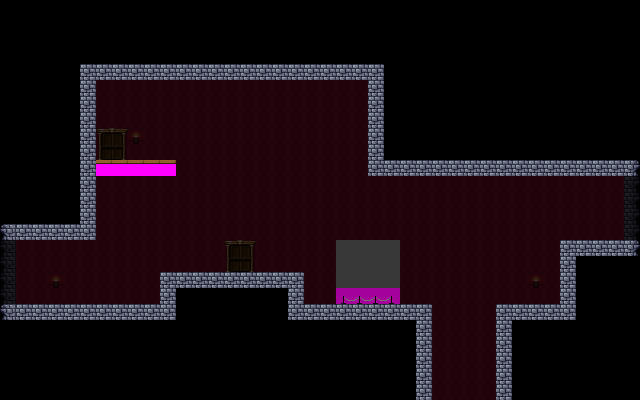

Rendered tile map (Tiled .tmx) drawn with the repository's tilesets; below, a short description and the map source with its tile grids summarised:
An orthogonal 40x25 tile map with 16x16 px tiles, 3 tile layers (back, center, front), 1 hidden layer not drawn, 2 tilesets and 13 objects (3x portal, 3x light, 2x chandelier, statue, painting, ...).

<map version="1.0" tiledversion="1.1.5" orientation="orthogonal" renderorder="right-down" width="40" height="25" tilewidth="16" tileheight="16" infinite="0" nextobjectid="17">
 <tileset firstgid="1" source="cshapes3.tsx" />
 <tileset firstgid="85" source="museum_tiles_16x16.tsx" />
 <layer name="back" width="40" height="25" opacity="0.22">
  <data>[1000 cells, 1000 non-empty, 9 distinct tile ids]</data>
 </layer>
 <objectgroup name="actors">
  <object id="1" name="statue" x="144" y="128" width="16" height="32">
   <properties>
    <property name="type" value="statue" />
   </properties>
  </object>
  <object id="2" name="painting" x="336" y="240" width="64" height="48">
   <properties>
    <property name="type" value="painting" />
   </properties>
  </object>
  <object id="4" name="portal" x="608" y="176" width="32" height="64">
   <properties>
    <property name="enter" value="left" />
    <property name="portal_id" value="right" />
    <property name="to_map" value="museum_11.tmx" />
    <property name="to_portal_id" value="left" />
    <property name="type" value="portal" />
   </properties>
  </object>
  <object id="5" name="leecher" x="608" y="176" width="32" height="64">
   <properties>
    <property name="type" value="leecher" />
   </properties>
  </object>
  <object id="6" name="spawn" x="116.089" y="118.716" width="16" height="24">
   <properties>
    <property name="type" value="spawn" />
   </properties>
  </object>
  <object id="7" name="portal" x="0" y="240" width="32" height="64">
   <properties>
    <property name="enter" value="right" />
    <property name="portal_id" value="left" />
    <property name="to_map" value="museum_06.tmx" />
    <property name="to_portal_id" value="right" />
    <property name="type" value="portal" />
   </properties>
  </object>
  <object id="9" name="chandelier" x="176" y="192" width="32" height="16">
   <properties>
    <property name="type" value="chandelier" />
   </properties>
  </object>
  <object id="10" name="chandelier" x="256" y="192" width="32" height="16">
   <properties>
    <property name="type" value="chandelier" />
   </properties>
  </object>
  <object id="11" name="light" x="128.333" y="128.333" width="16" height="16">
   <properties>
    <property name="b" type="float" value="1" />
    <property name="g" type="float" value="1" />
    <property name="mode" value="solid" />
    <property name="r" type="float" value="1" />
    <property name="radius" type="float" value="64" />
    <property name="type" value="light" />
   </properties>
  </object>
  <object id="12" name="light" x="48.333" y="272.333" width="16" height="16">
   <properties>
    <property name="b" type="float" value="1" />
    <property name="g" type="float" value="1" />
    <property name="mode" value="solid" />
    <property name="r" type="float" value="1" />
    <property name="radius" type="float" value="64" />
    <property name="type" value="light" />
   </properties>
  </object>
  <object id="13" name="light" x="528.333" y="272.333" width="16" height="16">
   <properties>
    <property name="b" type="float" value="1" />
    <property name="g" type="float" value="1" />
    <property name="mode" value="solid" />
    <property name="r" type="float" value="1" />
    <property name="radius" type="float" value="64" />
    <property name="type" value="light" />
   </properties>
  </object>
  <object id="15" name="portal" x="224" y="240" width="16" height="32">
   <properties>
    <property name="enter" value="center" />
    <property name="portal_id" value="mid" />
    <property name="to_map" value="museum_00.tmx" />
    <property name="to_portal_id" value="none" />
    <property name="type" value="portal" />
   </properties>
  </object>
  <object id="16" name="island" x="416" y="272" width="96" height="80">
   <properties>
    <property name="type" value="island" />
   </properties>
  </object>
 </objectgroup>
 <layer name="center" width="40" height="25" opacity="0.59">
  <data>[1000 cells, 625 non-empty, 8 distinct tile ids]</data>
 </layer>
 <layer name="front" width="40" height="25">
  <data>[1000 cells, 621 non-empty, 5 distinct tile ids]</data>
 </layer>
 <layer name="meta" width="40" height="25" visible="0" opacity="0.5">
  <data>[1000 cells, 114 non-empty, 3 distinct tile ids]</data>
 </layer>
</map>